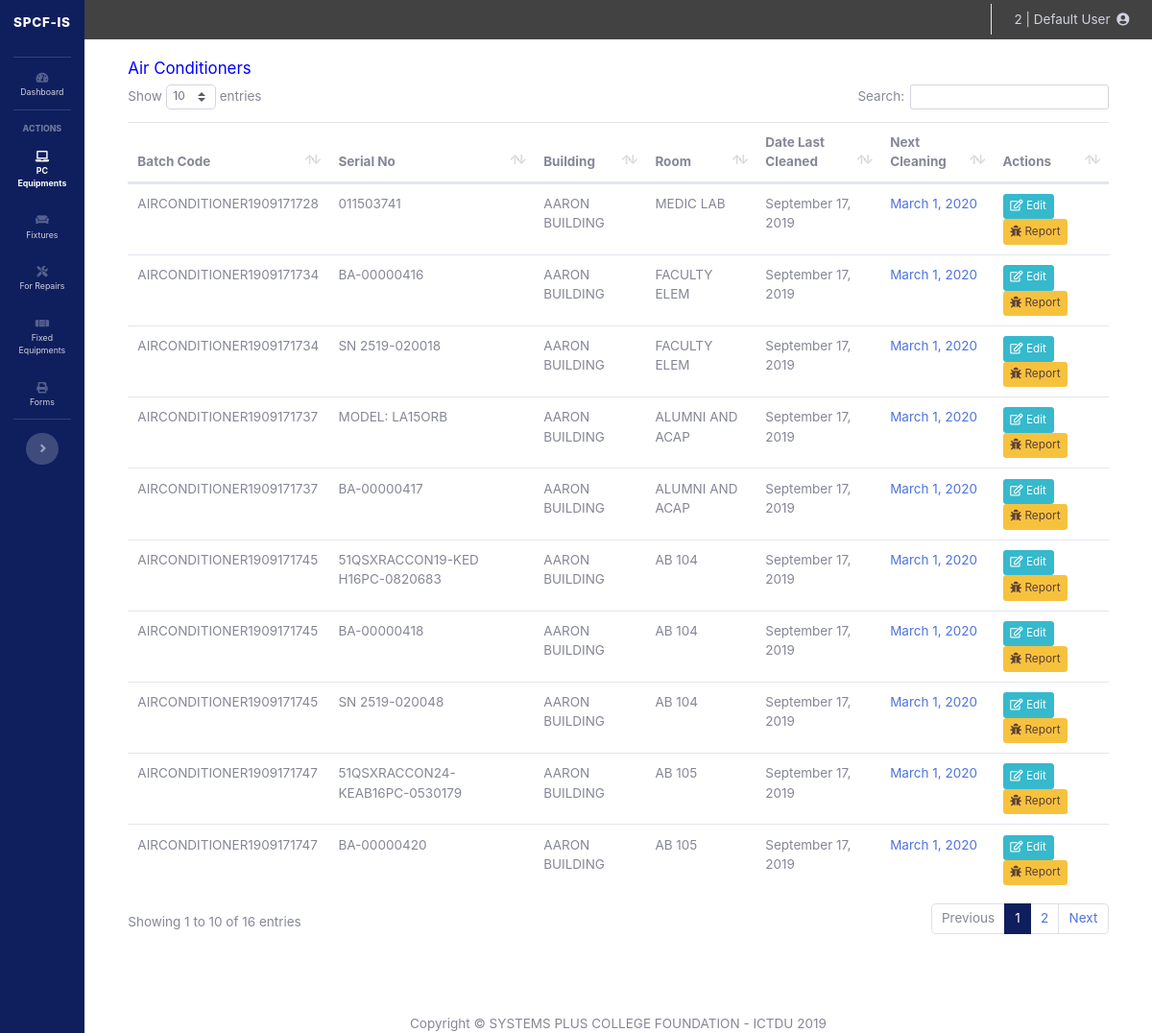
Page /lab_assistant/aircon.php (signed in) on the committed database.
### tables this page shows
CREATE TABLE `fixture` (
  `id` int(11) NOT NULL,
  `type` text NOT NULL,
  `batch_code` varchar(64) NOT NULL,
  `serial_no` varchar(64) DEFAULT NULL,
  `building_id` int(11) NOT NULL,
  `lab_id` varchar(64) NOT NULL,
  `date_added` datetime NOT NULL,
  `date_last_clean` date NOT NULL DEFAULT current_timestamp(),
  `fixture_condition` text NOT NULL DEFAULT 'working',
  `remarks` varchar(64) NOT NULL
);

CREATE TABLE `building` (
  `building_id` int(11) NOT NULL,
  `building_name` varchar(128) NOT NULL,
  `building_code` varchar(32) NOT NULL,
  `building_description` text NOT NULL,
  `added_by` varchar(128) NOT NULL
);

CREATE TABLE `laboratory` (
  `lab_id` int(11) NOT NULL,
  `lab_code` varchar(32) NOT NULL,
  `lab_name` varchar(64) NOT NULL,
  `lab_description` text NOT NULL,
  `building_id` int(11) NOT NULL,
  `added_by` varchar(128) NOT NULL
);

### lab_assistant/aircon.php (the view, shortened to what this page needs)
<?php
require_once 'process_aircon.php';
include('sidebar.php');
$currentDate = date("Y/m/d");
?>
<!DOCTYPE html>
<html>
<head>
	<link href="vendor/datatables/dataTables.bootstrap4.min.css" rel="stylesheet">
</head>
<body id="page-top">
  <div id="wrapper" style="width: 100% !important;">
    <div id="content-wrapper" class="d-flex flex-column">
        <div id="content">
<?php include('topbar.php'); ?>
<div class="container-fluid">
	<?php
		$getFixtures = mysqli_query($mysqli, "SELECT fe.id, fe.date_added, fe.serial_no, fe.type, fe.batch_code, fe.building_id, fe.lab_id, fe.date_last_clean ,fe.remarks, bg.building_id, bg.building_name, ly.lab_id, ly.lab_name
			FROM fixture fe
			JOIN building bg
			ON bg.building_id = fe.building_id
			JOIN laboratory ly
			ON ly.lab_id = fe.lab_id
			WHERE fe.type ='airconditioner'
			ORDER BY fe.date_added DESC
			");
	?>
	<div class="row">
	<h5 style='color: blue;'>Air Conditioners</h5>
	<table class="table" id="dataTable" width="100%" cellspacing="0">
		<thead>
			<th>Batch Code</th>
			<th>Serial No</th>
			<th>Building</th>
			<th>Room</th>
			<th>Date Last Cleaned</th>
			<th>Next Cleaning</th>
			<th>Actions</th>
		</thead>
		<tbody>
			<?php while($newFixtures=$getFixtures->fetch_assoc()){
				$lastCleanDate = date_create($newFixtures['date_last_clean']);
				$lastCleanDateA = $newFixtures['date_last_clean'];
				$newDate = date('Y/m/d', strtotime($lastCleanDateA. ' + 166 days'));
				if($currentDate>=$newDate){
					$newDate = "<span class='text-danger'>".date_format(date_create($newDate), 'F j, Y')."</span>";
				}
				else{
					$newDate = "<span class='text-primary'>".date_format(date_create($newDate), 'F j, Y')."</span>";
				}
				?>
			<tr>
				<td><?php echo $newFixtures['batch_code']; ?></td>
				<td><?php if($newFixtures['serial_no']==''){echo "<font color='red'>NO SN</font>";} else { echo $newFixtures['serial_no']; }?></td>
				<td><?php echo $newFixtures['building_name']; ?></td>
				<td><?php echo $newFixtures['lab_name']; ?></td>
				<td><?php echo date_format($lastCleanDate, 'F j, Y'); ?></td>
				<td><?php echo $newDate;?></td>
				<td>
					<a class="btn btn-info btn-sm" href="edit_aircon.php?id=<?php echo $newFixtures['id'];?>&building_id=<?php echo $newFixtures['building_id']; ?>"><i class="far fa-edit"></i> Edit</a>
					<a style='color: #5D4037;' class='btn btn-sm btn-warning' href="report_fixture.php?fixture_id=<?php echo $newFixtures['id']?>" target='_blank'><i class="fas fa-bug"></i> Report</a>
				</td>
			</tr>
			<?php } ?>
		</tbody>
	</table>
	</div>
	<br/>
	<br/>
<?php
	include('footer.php');
?>

### lab_assistant/sidebar.php (style rules this page uses)
html { font-family: 'Roboto Condensed', sans-serif !important; font-size: 13.5px; }
.container-fluid { background-color: white; padding-left: 5% !important; padding-right: 5% !important; }
#content-wrapper { background-color: white !important; }
::placeholder { opacity: 0.7 !important; }

### rows in the picture
fixture: batch_code "AIRCONDITIONER1909171747", serial_no "51QSXRACCON24-KEAB16PC-0530179", building.building_name "AARON BUILDING", lab.lab_name "AB 105", date_last_clean "September 17, 2019", date_last_clean "March 1, 2020"
fixture: batch_code "AIRCONDITIONER1909171747", serial_no "BA-00000420", building.building_name "AARON BUILDING", lab.lab_name "AB 105", date_last_clean "September 17, 2019", date_last_clean "March 1, 2020"
fixture: batch_code "AIRCONDITIONER1909171745", serial_no "51QSXRACCON19-KED H16PC-0820683", building.building_name "AARON BUILDING", lab.lab_name "AB 104", date_last_clean "September 17, 2019", date_last_clean "March 1, 2020"
fixture: batch_code "AIRCONDITIONER1909171745", serial_no "BA-00000418", building.building_name "AARON BUILDING", lab.lab_name "AB 104", date_last_clean "September 17, 2019", date_last_clean "March 1, 2020"
fixture: batch_code "AIRCONDITIONER1909171745", serial_no "SN 2519-020048", building.building_name "AARON BUILDING", lab.lab_name "AB 104", date_last_clean "September 17, 2019", date_last_clean "March 1, 2020"
fixture: batch_code "AIRCONDITIONER1909171737", serial_no "MODEL: LA15ORB", building.building_name "AARON BUILDING", lab.lab_name "ALUMNI AND ACAP", date_last_clean "September 17, 2019", date_last_clean "March 1, 2020"
fixture: batch_code "AIRCONDITIONER1909171737", serial_no "BA-00000417", building.building_name "AARON BUILDING", lab.lab_name "ALUMNI AND ACAP", date_last_clean "September 17, 2019", date_last_clean "March 1, 2020"
fixture: batch_code "AIRCONDITIONER1909171734", serial_no "BA-00000416", building.building_name "AARON BUILDING", lab.lab_name "FACULTY ELEM", date_last_clean "September 17, 2019", date_last_clean "March 1, 2020"
fixture: batch_code "AIRCONDITIONER1909171734", serial_no "SN 2519-020018", building.building_name "AARON BUILDING", lab.lab_name "FACULTY ELEM", date_last_clean "September 17, 2019", date_last_clean "March 1, 2020"
fixture: batch_code "AIRCONDITIONER1909171728", serial_no "011503741", building.building_name "AARON BUILDING", lab.lab_name "MEDIC LAB", date_last_clean "September 17, 2019", date_last_clean "March 1, 2020"

### other values in the picture
$_SESSION['account_id'] "2"
$_SESSION['username'] "Default User"
